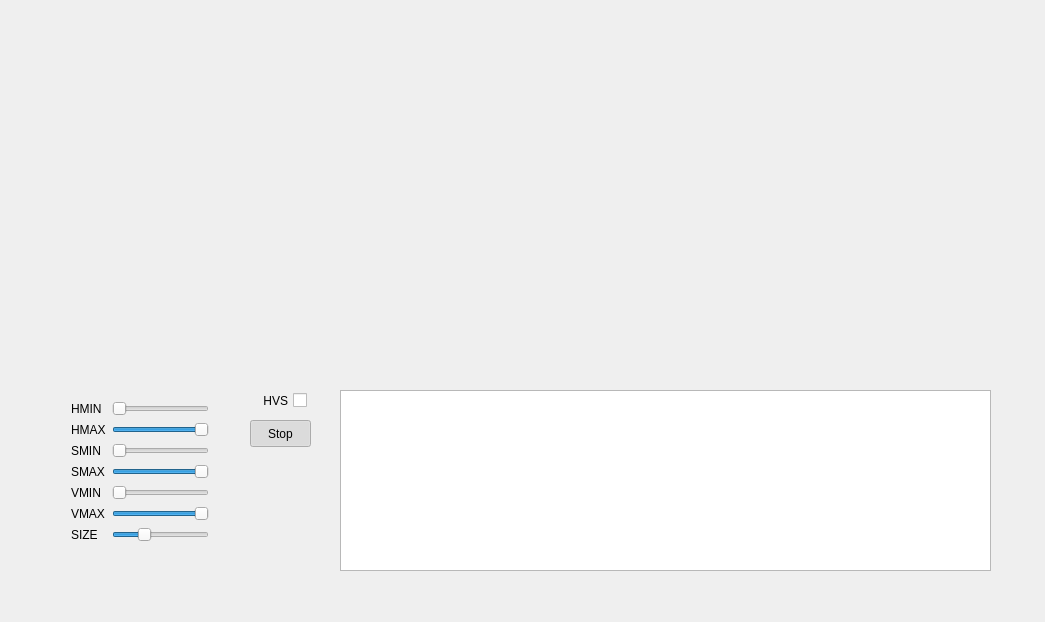
<?xml version="1.0" encoding="UTF-8"?>
<ui version="4.0">
 <class>MainWindow</class>
 <widget class="QMainWindow" name="MainWindow">
  <property name="geometry">
   <rect>
    <x>0</x>
    <y>0</y>
    <width>1045</width>
    <height>622</height>
   </rect>
  </property>
  <property name="windowTitle">
   <string>qtracker</string>
  </property>
  <widget class="QWidget" name="centralWidget">
   <widget class="QPushButton" name="btnResume">
    <property name="geometry">
     <rect>
      <x>250</x>
      <y>420</y>
      <width>61</width>
      <height>27</height>
     </rect>
    </property>
    <property name="text">
     <string>Stop</string>
    </property>
    <property name="checkable">
     <bool>true</bool>
    </property>
    <property name="checked">
     <bool>true</bool>
    </property>
   </widget>
   <widget class="QCheckBox" name="tglHSV">
    <property name="geometry">
     <rect>
      <x>250</x>
      <y>390</y>
      <width>57</width>
      <height>21</height>
     </rect>
    </property>
    <property name="layoutDirection">
     <enum>Qt::RightToLeft</enum>
    </property>
    <property name="text">
     <string>HVS</string>
    </property>
   </widget>
   <widget class="QWidget" name="formLayoutWidget">
    <property name="geometry">
     <rect>
      <x>60</x>
      <y>390</y>
      <width>160</width>
      <height>187</height>
     </rect>
    </property>
    <layout class="QFormLayout" name="formLayout">
     <item row="0" column="0">
      <widget class="QLabel" name="label">
       <property name="text">
        <string>HMIN</string>
       </property>
      </widget>
     </item>
     <item row="0" column="1">
      <widget class="QSlider" name="hminSlider">
       <property name="maximum">
        <number>256</number>
       </property>
       <property name="orientation">
        <enum>Qt::Horizontal</enum>
       </property>
      </widget>
     </item>
     <item row="1" column="0">
      <widget class="QLabel" name="label_2">
       <property name="text">
        <string>HMAX</string>
       </property>
      </widget>
     </item>
     <item row="1" column="1">
      <widget class="QSlider" name="hmaxSlider">
       <property name="maximum">
        <number>256</number>
       </property>
       <property name="value">
        <number>256</number>
       </property>
       <property name="orientation">
        <enum>Qt::Horizontal</enum>
       </property>
      </widget>
     </item>
     <item row="2" column="0">
      <widget class="QLabel" name="label_3">
       <property name="text">
        <string>SMIN</string>
       </property>
      </widget>
     </item>
     <item row="2" column="1">
      <widget class="QSlider" name="sminSlider">
       <property name="maximum">
        <number>256</number>
       </property>
       <property name="orientation">
        <enum>Qt::Horizontal</enum>
       </property>
      </widget>
     </item>
     <item row="3" column="0">
      <widget class="QLabel" name="label_5">
       <property name="text">
        <string>SMAX</string>
       </property>
      </widget>
     </item>
     <item row="3" column="1">
      <widget class="QSlider" name="smaxSlider">
       <property name="maximum">
        <number>256</number>
       </property>
       <property name="value">
        <number>256</number>
       </property>
       <property name="orientation">
        <enum>Qt::Horizontal</enum>
       </property>
      </widget>
     </item>
     <item row="4" column="0">
      <widget class="QLabel" name="label_4">
       <property name="text">
        <string>VMIN</string>
       </property>
      </widget>
     </item>
     <item row="4" column="1">
      <widget class="QSlider" name="vminSlider">
       <property name="maximum">
        <number>256</number>
       </property>
       <property name="orientation">
        <enum>Qt::Horizontal</enum>
       </property>
      </widget>
     </item>
     <item row="5" column="0">
      <widget class="QLabel" name="label_6">
       <property name="text">
        <string>VMAX</string>
       </property>
      </widget>
     </item>
     <item row="5" column="1">
      <widget class="QSlider" name="vmaxSlider">
       <property name="maximum">
        <number>256</number>
       </property>
       <property name="value">
        <number>256</number>
       </property>
       <property name="orientation">
        <enum>Qt::Horizontal</enum>
       </property>
      </widget>
     </item>
     <item row="6" column="0">
      <widget class="QLabel" name="label_7">
       <property name="text">
        <string>SIZE</string>
       </property>
      </widget>
     </item>
     <item row="6" column="1">
      <widget class="QSlider" name="dimSlider">
       <property name="minimum">
        <number>1</number>
       </property>
       <property name="maximum">
        <number>50</number>
       </property>
       <property name="sliderPosition">
        <number>16</number>
       </property>
       <property name="orientation">
        <enum>Qt::Horizontal</enum>
       </property>
      </widget>
     </item>
    </layout>
   </widget>
   <widget class="QPlainTextEdit" name="dbgConsole">
    <property name="geometry">
     <rect>
      <x>340</x>
      <y>390</y>
      <width>651</width>
      <height>181</height>
     </rect>
    </property>
   </widget>
   <widget class="QWidget" name="layoutWidget">
    <property name="geometry">
     <rect>
      <x>65</x>
      <y>4</y>
      <width>921</width>
      <height>361</height>
     </rect>
    </property>
    <layout class="QHBoxLayout" name="capturesLayout">
     <item>
      <widget class="QLabel" name="capturedLbl">
       <property name="text">
        <string/>
       </property>
      </widget>
     </item>
     <item>
      <widget class="QLabel" name="filteredLbl">
       <property name="text">
        <string/>
       </property>
      </widget>
     </item>
    </layout>
   </widget>
  </widget>
 </widget>
 <layoutdefault spacing="6" margin="11"/>
 <resources/>
 <connections/>
</ui>
